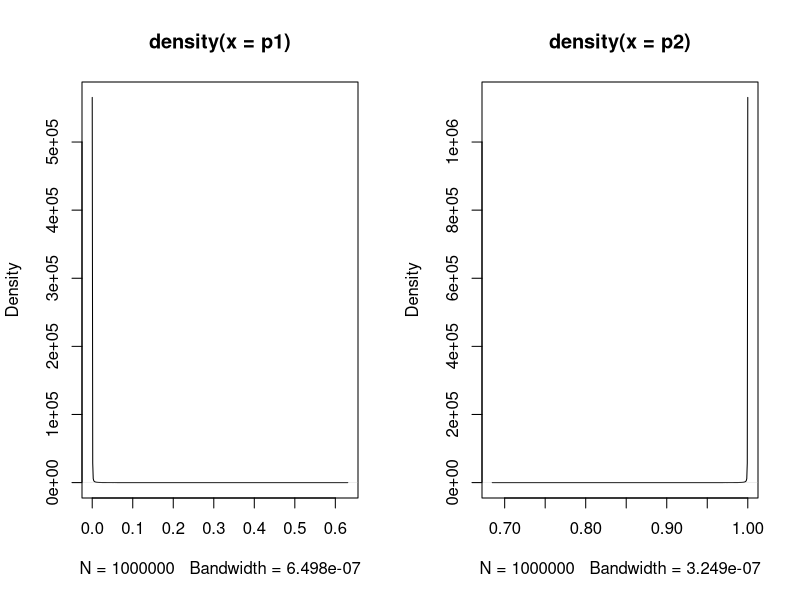
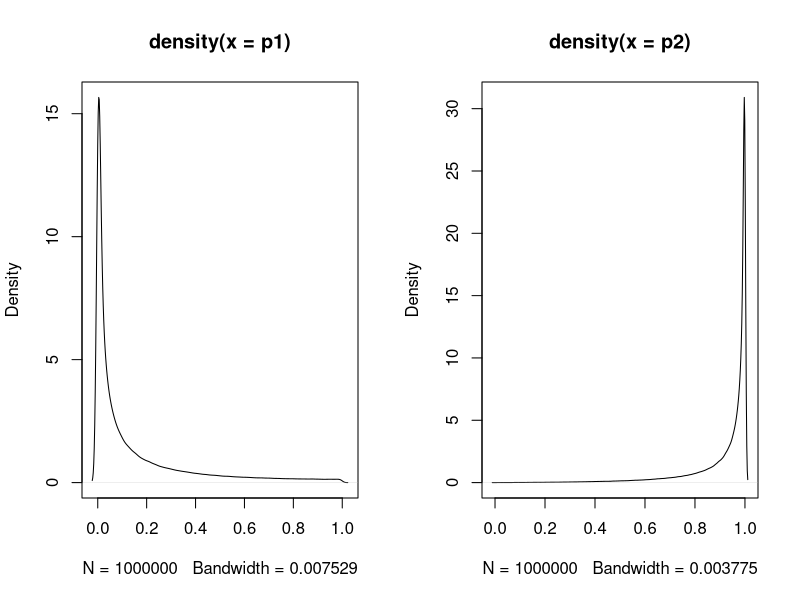
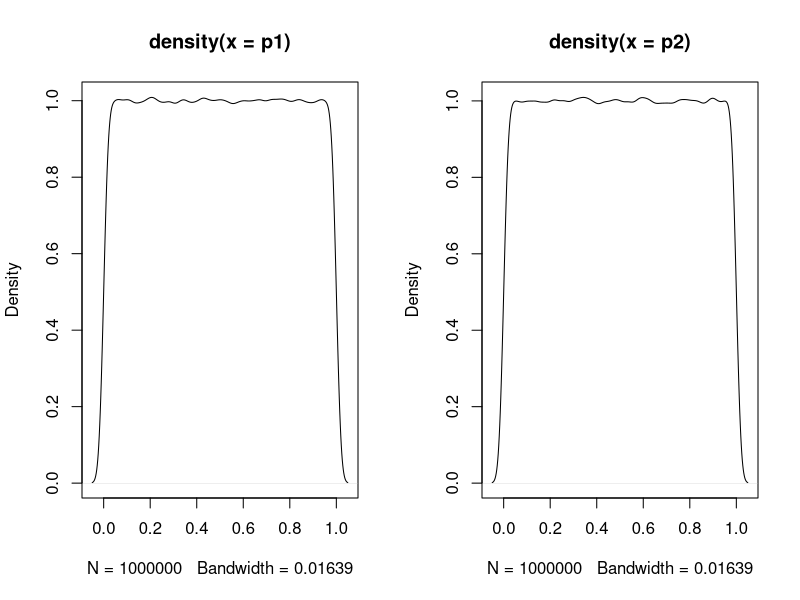
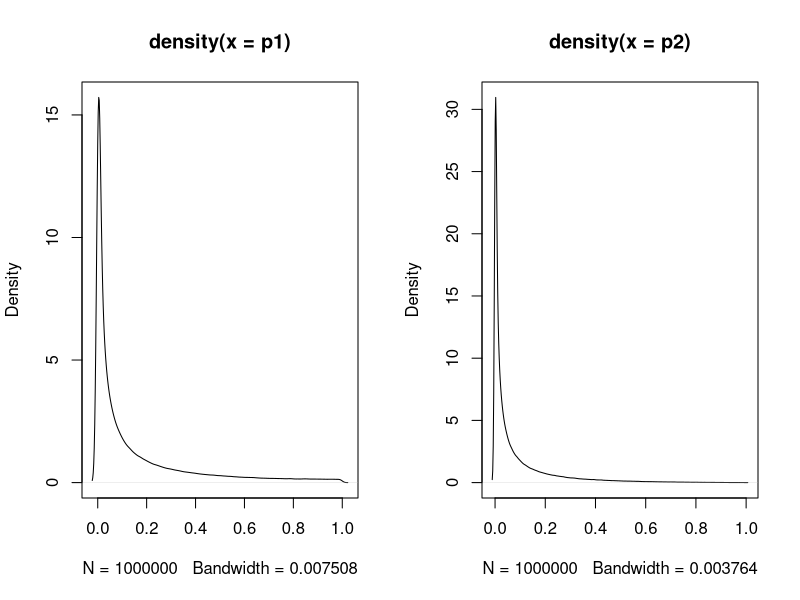
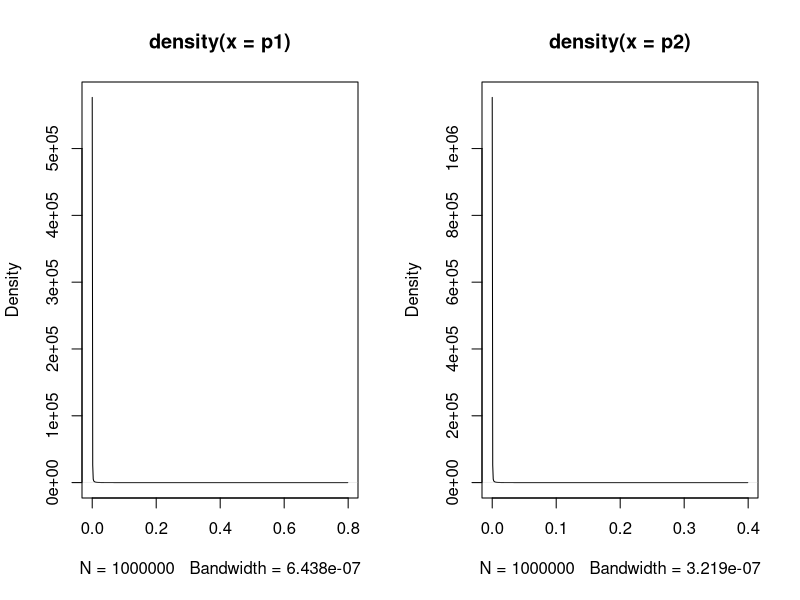

Write R code to recreate these figures, in order.







### 2)
theta <- 0
thetas <- c(-5,-2,0,2,5)
n <- 1000000
par(mfrow = c(1,2))
for(mu in thetas){

n <- 1000000
x <- rnorm(n,mu,1)
p1 <- 2- 2*pnorm(abs(x))
p2 <- 1- pnorm(x)
plot(density(p1))
plot(density(p2))
}

##EXERCISE @ 
#zajebiście działa
t <- 3
wiersz <- c(1,rep(2.1,t+1))
k <- matrix(wiersz,t+1,t+1)
dim(k)
eigen(k)

macierz <- matrix(c(rep(1,times = 9)),nrow = 3,ncol = 3)

eigen(macierz)


#exercise 3
seq(0,1,by = 0.01)
ro <- 0.5
ile <- 10 

mtx<- list()
for(j in 1:1000){

  X <- rnorm(ile+1)
  w <- c()

for(i in 1:ile ){
  w[i]<- sqrt(ro)*X[1]+ sqrt(1-ro)*X[i+1]
}
mtx[[j]] <- w%*%t(w)
}

wynik <- matrix(0,ncol = 10,nrow = 10 )
for(i in 1:1000){
  wynik <- wynik + mtx[[i]]
}
wynik<- wynik/1000

cov(w,w)




